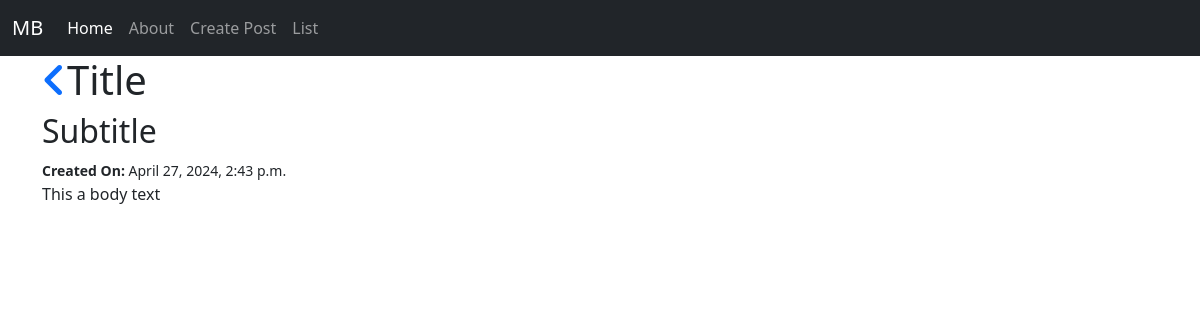
The app's page /posts/1/ with its own data.
### posts/models.py (models this page shows, shortened)
class Post(models.Model):
    title = models.CharField(max_length=128)
    subtitle = models.CharField(max_length=256)
    body = models.TextField()
    created_on = models.DateTimeField(auto_now_add=True)

### posts/views.py (the view)
# urls.py: path("posts/<int:pk>/",views.PostDetailView.as_view(),name="detail"),
class PostDetailView(DetailView):
    template_name = 'posts/detail.html'
    model = Post

### templates/posts/detail.html (shortened to what this page needs)
{% extends 'base.html' %}
{% block content %}
    <h1><a href="javascript:history.back()"><i class="fa-solid fa-angle-left"></i></a>{{ post.title }}</h1>
    <h2>{{ post.subtitle }}</h2>
    <small><b>Created On: </b>{{ post.created_on }}</small>
    <p>{{ post.body }}</p>
{% endblock content %}

### records on screen
Post: title "Title", subtitle "Subtitle", created_on "April 27, 2024, 2:43 p.m.", body "This a body text"
